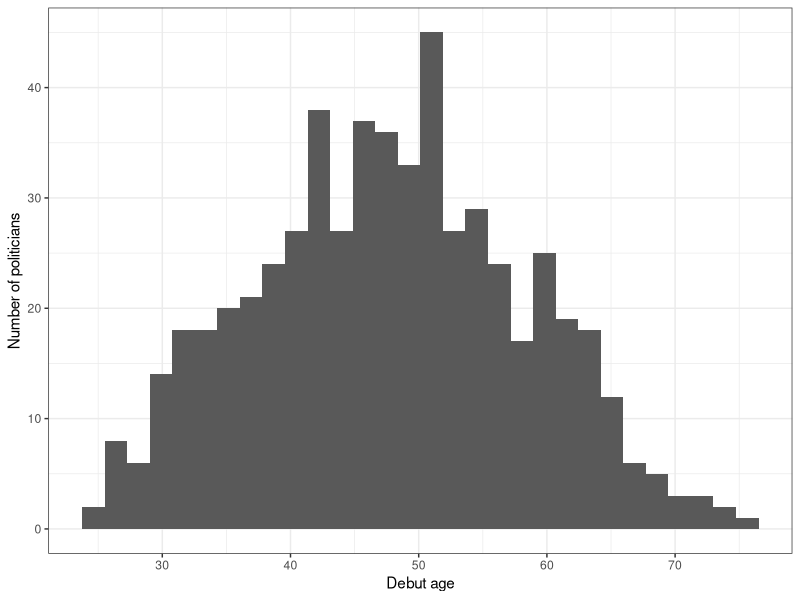
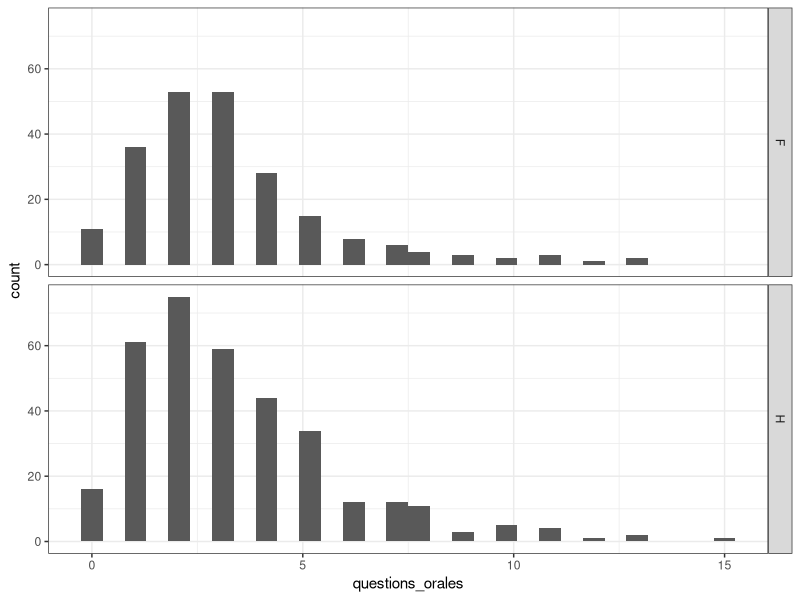

The R script that drew these images, in order:
## ---- chunk 1
#| echo: true
#| code-fold: true

library(readr)
library(ggplot2)

deputes <- read_csv(file = "data/deputes2019.csv")
# Download: https://github.com/bonstats/mash-abm/data/deputes2019.csv
# change location to match folder of 'deputes2019.csv' on your computer

ggplot(deputes) + 
  geom_histogram(aes(x = (premier_elu - date_naissance)/356.25)) +
  scale_x_continuous("Debut age") +
  scale_y_continuous("Number of politicians") +
  theme_bw()

## ---- chunk 2
#| echo: true
#| code-fold: true

library(readr)
library(ggplot2)

deputes <- read_csv(file = "data/deputes2019.csv")
# Download: https://github.com/bonstats/mash-abm/data/deputes2019.csv
# change location to match folder of 'deputes2019.csv' on your computer

ggplot(deputes) + 
  geom_histogram(aes(x = questions_orales)) +
  facet_grid(rows = "sexe") + 
  theme_bw()

